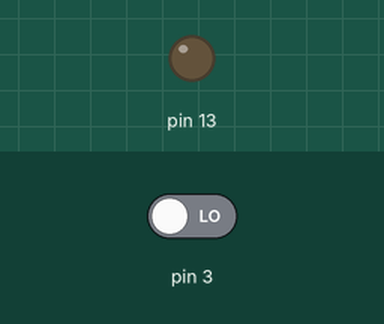
Bench run of a sketch on a simulated Arduino Uno, built with avr-gcc and run on an emulated ATmega328P. On the bench: output pins drawn as LEDs (lit = HIGH). The test bench sets the inputs (shaded band); at power-on: pin 3 LOW.

Above: at 1.2 s.
1.3 s: pin 3 driven HIGH
At 2.7 s:
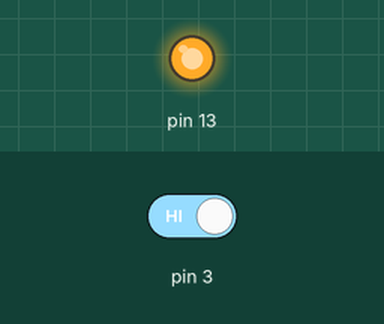
4.3 s: pin 3 driven LOW
At 5.8 s:
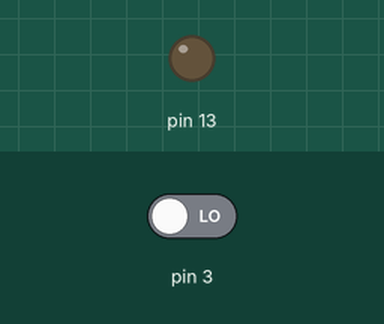
Timing chart, 0 to 7.3 s (numbered marks = the images above; inputs shaded):
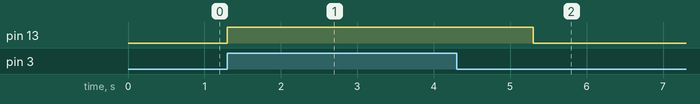

The sketch:

Task_1.1.5.ino
```cpp
void setup() {
  pinMode(3, INPUT);
  pinMode(13, OUTPUT);
}

void loop() {
  if (digitalRead(3) == HIGH) {
    digitalWrite(13, HIGH);
    delay(2000);
    digitalWrite(13, LOW);
  }
}
```

Measured:
- after the input at 1.3 s, pin 13: LOW → HIGH at once
- after the input at 4.3 s, pin 13: HIGH → LOW after 1.0 s
